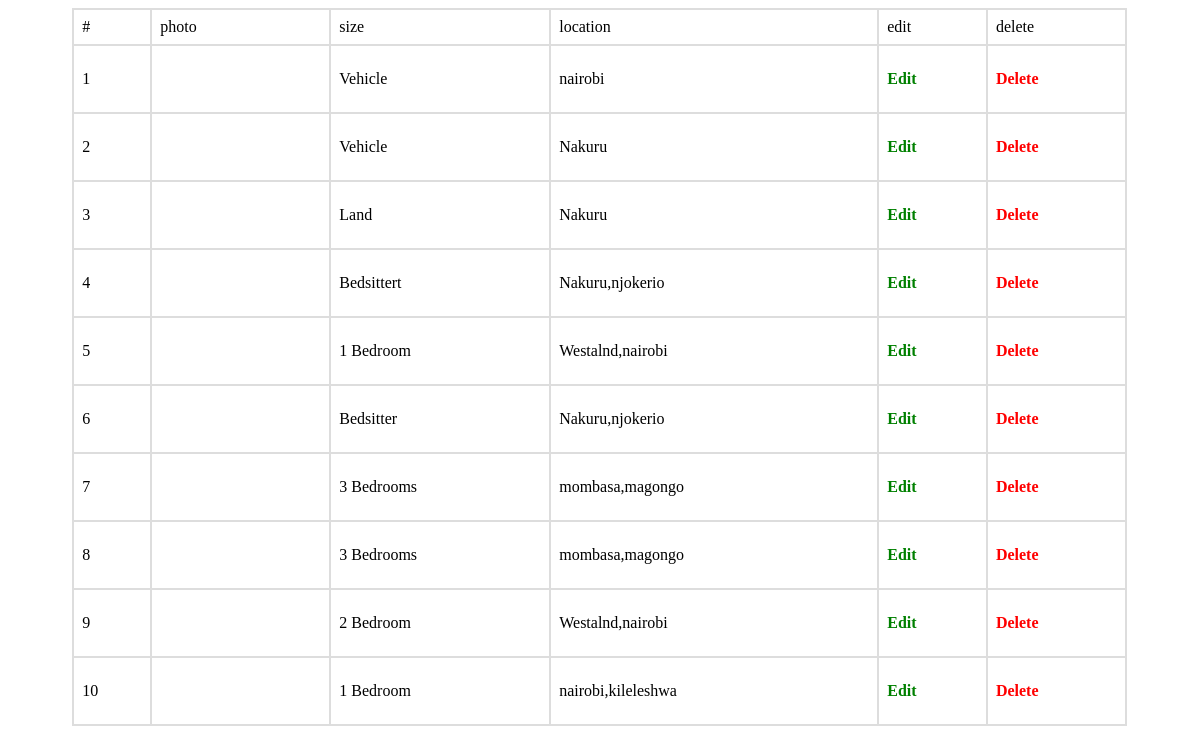
Before: /developer_properties (signed in) with the older database file.
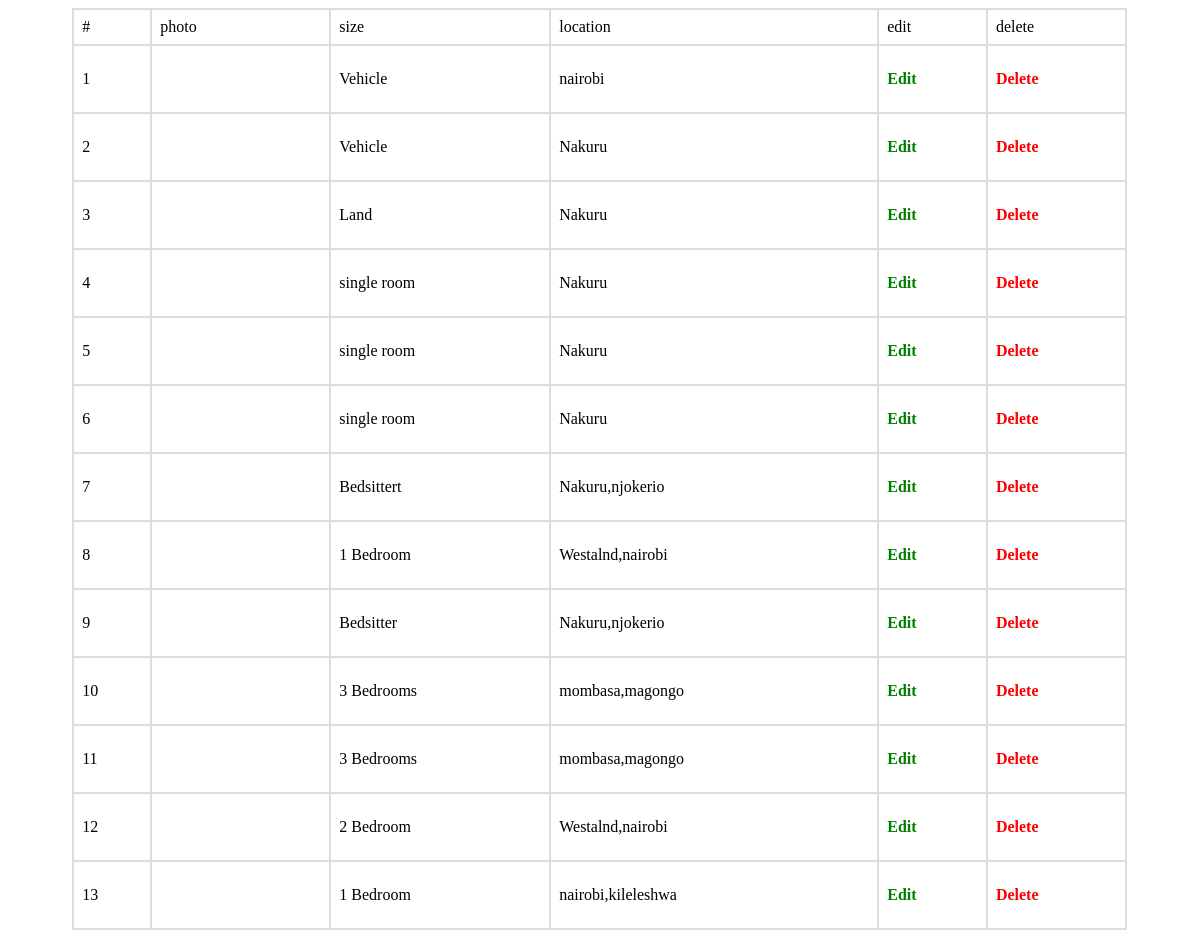
After: the same page with the newer database file.
### app/models.py (models this page shows, shortened)
class Property_on_sale(models.Model):
    owner = models.ForeignKey(Profile,on_delete=models.CASCADE)
    choices=(
        ('Rentals' , 'Rentals'),
        ('Land' , 'Land'),
        ('House' , 'House'),
        ('Vehicle' , 'Vehicle'),
    )
    property_type = models.CharField(choices=choices , max_length=50)
    features= models.TextField()
    location = models.CharField(max_length=1000)
    pin_location = models.CharField(null=True,blank=True,max_length=1000)
    main_photo = models.ImageField(upload_to='images/' ,null=True)
    video = models.FileField(upload_to='videos/',  blank=True,null=True)
    price = models.IntegerField()
    deposit = models.IntegerField(null=True)
    payment_process = models.TextField(null=True)
    contact = models.CharField(max_length=20)
    id_photo_front = models.ImageField(upload_to='images/' ,null=True)
    id_photo_back = models.ImageField(upload_to='images/' ,null=True)
    posted = models.DateTimeField(auto_now=True)
    is_available = models.BooleanField(default=True)

class Property_for_renting(models.Model):
    owner = models.ForeignKey(Profile,on_delete=models.CASCADE)
    apartment_name = models.CharField( max_length=500,null=True)
    size_choices=(
        ('single room' , 'single room'),
        ('Double room' , 'Double room'),
        ('Bedsitter' , 'Bedsitter'),
        ('1 Bedroom' , '1 Bedroom'),
        ('2 Bedrooms' , '2 Bedrooms'),
        ('3 Bedrooms' , '3 Bedrooms'),
        ('4 Bedrooms' , '4 Bedrooms'),
        ('5 Bedrooms' , '5 Bedrooms'),
        ('Above 5 Bedrooms' , 'Above 5 Bedrooms'),
    )
    size = models.CharField(choices=size_choices , max_length=50)
    features= models.TextField()
    location = models.CharField(max_length=1000)
    pin_location = models.CharField(null=True,blank=True,max_length=1000)
    main_image = models.ImageField(upload_to='images/' ,null=True)
    video = models.FileField(upload_to='videos/',blank=True, null=True)
    price = models.IntegerField()
    deposit = models.IntegerField(null=True,default=0)
    water_fee = models.IntegerField(null=True,default=0)
    garbage_fee = models.IntegerField(null=True,default=0)
    landlord_contact = models.CharField(max_length=20,null=True)
    caretaker_contact = models.CharField(max_length=20,blank=True,null=True)
    agent_name =  models.CharField(max_length=2000,blank=True,null=True)
    agent_contact =  models.CharField(max_length=20,blank=True,null=True)
    id_photo_front = models.ImageField(upload_to='images/' ,null=True)
    id_photo_back = models.ImageField(upload_to='images/' ,null=True)
    posted = models.DateTimeField(auto_now=True)
    is_available = models.BooleanField(default=True)

### app/views.py (the view)
# urls.py: path('developer_properties',views.developer_properties,name='developer_properties'),
def developer_properties(request):
    user = request.user
    developer = Profile.objects.get(email=user.username)
    properties_for_renting = Property_for_renting.objects.filter(owner=developer)
    properties_on_sale = Property_on_sale.objects.filter(owner=developer)
    properties = list(properties_for_renting) + list(properties_on_sale)
    return render(request,'developer-property.html',{'properties':properties,'properties_for_renting':properties_for_renting,'properties_on_sale':properties_on_sale})

### templates/developer-property.html (shortened to what this page needs)
{% load static %}
<!DOCTYPE html>
<html lang="en">
<head>
    <link rel="stylesheet" href="{% static 'developer-properties.css' %}">
</head>
<body>
<div class="main-container">
    <table>
        <thead>
            <tr>
                <td>#</td>
                <td>photo</td>
                <td>size</td>
                <td>location</td>
                <td>edit</td>
                <td>delete</td>
            </tr>
        </thead>
        <tbody>
            {% for property in properties reversed %}
            <tr>
                <td>{{forloop.counter}}</td>
                <td>
                    <div class="image">
                    </div>
                </td>
                <td>{{property.size}}  {{property.property_type}}</td>
                <td>{{property.location}}</td>
                <td>
                    {% if property in properties_on_sale %}
                    <a class="edit" href="edit_property/{{property.id}}">Edit</a>
                    {% elif property in properties_for_renting %}
                    <a class="edit" href="edit_rental/{{property.id}}">Edit</a>
                    {% endif %}
                </td>
                <td>
                    {% if property in properties_on_sale %}
                    <a class="delete" href="#" data-property-type="sale" data-property-id="{{property.id}}">Delete</a>
                    {% elif property in properties_for_renting %}
                    <a class="delete" href="#" data-property-type="rent" data-property-id="{{property.id}}">Delete</a>
                    {% endif %}
                </td>
            </tr>
            {% endfor %}
        </tbody>
    </table>
</div>
</body>
</html>

Changed rows visible on the page:
added Property_for_renting: size "single room", location "Nakuru"
added Property_for_renting: size "single room", location "Nakuru"
added Property_for_renting: size "single room", location "Nakuru"
